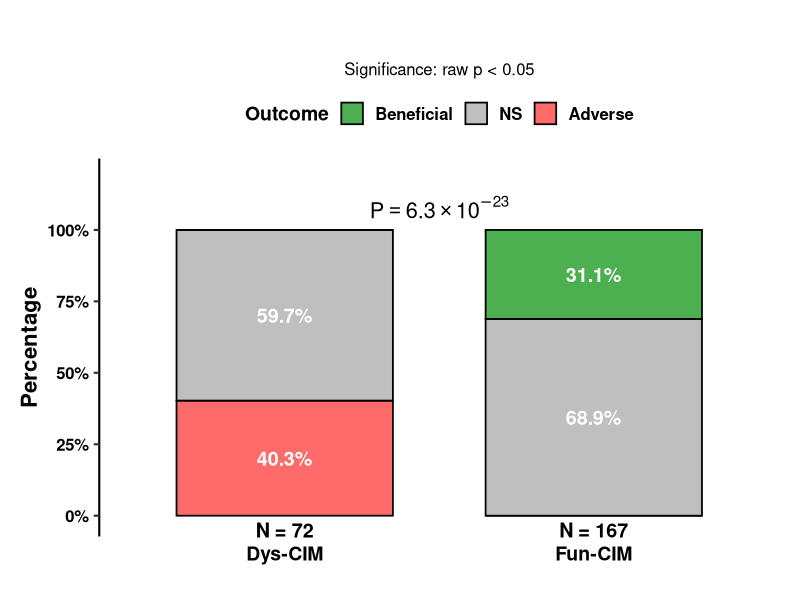
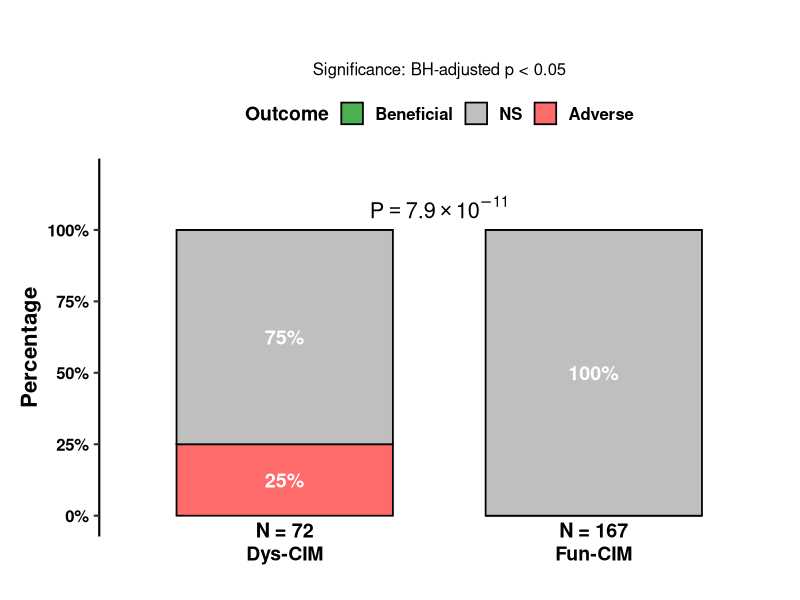

Generate these figures, in order, with R:
# ============================================================================
# figure_cimic_survival_classification.R
# ============================================================================
# Purpose:
#   Classify each CIMIC-associated gene as Beneficial / Adverse / NS based on
#   cross-cohort concordant univariate survival associations (METABRIC + SCANB),
#   then visualize the distribution across Fun-CIM vs Dys-CIM trajectories
#   as a stacked percentage bar plot.
#
#   Two versions are produced:
#     - raw p-value   (< 0.05)  -> Results/..._pvalue.png
#     - BH-adjusted p (< 0.05)  -> Results/..._padj_BH.png
#
# Input:
#   Datasets/Univariate_CIMIC_Clinical_Analysis.csv
#     - Category : trajectory label ("Fun-CIM" / "Dys-CIM")
#     - gene     : gene symbol
#     - {COHORT}_{ENDPOINT}_HR / _CI_lower / _CI_upper / _p_value / _p_adj_BH
#       COHORT   in {METABRIC, SCANB}
#       METABRIC endpoints: OS, DSS, RFI
#       SCANB    endpoints: OS, RFI, DRFI
#
# Classification (per gene):
#   Beneficial : HR < 1 AND p < 0.05 in >= 1 endpoint in BOTH cohorts
#   Adverse    : HR > 1 AND p < 0.05 in >= 1 endpoint in BOTH cohorts
#   NS         : everything else (including discordant or single-cohort signals)
#
# Dependencies: ggplot2, dplyr
# ============================================================================

library(dplyr)
library(ggplot2)

dir.create("Results", showWarnings = FALSE)

# ----------------------------------------------------------------------------
# 1. Load data
# ----------------------------------------------------------------------------
df <- read.csv(
  "Datasets/Univariate_CIMIC_Clinical_Analysis.csv",
  stringsAsFactors = FALSE,
  check.names      = FALSE
)
names(df)[1] <- "Category"

# Endpoints per cohort
mb_endpoints    <- c("OS", "DSS", "RFI")
scanb_endpoints <- c("OS", "RFI", "DRFI")

# Shared aesthetics
outcome_colors <- c(
  "Adverse"    = "#FF6B6B",
  "NS"         = "#BFBFBF",
  "Beneficial" = "#4CAF50"
)
class_levels <- c("Adverse", "NS", "Beneficial")
cat_levels   <- c("Dys-CIM", "Fun-CIM")

# ----------------------------------------------------------------------------
# 2. Helper: does a gene show directional significance in >= 1 endpoint
#            within a given cohort?
#    data      : full data frame (all rows passed at once via vectorised loop)
#    cohort    : "METABRIC" or "SCANB"
#    endpoints : character vector of endpoint codes
#    direction : "benef" (HR < 1) or "adv" (HR > 1)
#    p_suffix  : "_p_value" or "_p_adj_BH"
# ----------------------------------------------------------------------------
cohort_signal <- function(data, cohort, endpoints, direction, p_suffix) {
  signal <- rep(FALSE, nrow(data))
  for (ep in endpoints) {
    hr_col <- paste0(cohort, "_", ep, "_HR")
    p_col  <- paste0(cohort, "_", ep, p_suffix)
    hr <- data[[hr_col]]
    p  <- data[[p_col]]
    dir_ok <- if (direction == "benef") hr < 1 else hr > 1
    cond   <- dir_ok & (p < 0.05)
    cond[is.na(cond)] <- FALSE
    signal <- signal | cond
  }
  signal
}

# ----------------------------------------------------------------------------
# 3. Scientific notation label for Fisher p-value
# ----------------------------------------------------------------------------
fmt_sci_p <- function(p) {
  if (is.na(p) || p <= 0) return("P < 1 %*% 10^-300")
  e <- floor(log10(p))
  m <- p / 10^e
  sprintf("P == %.2f %%*%% 10^%d", m, e)
}

# ----------------------------------------------------------------------------
# 4. Build figure for a given significance column suffix
# ----------------------------------------------------------------------------
build_figure <- function(data, p_suffix, p_type_label, out_file) {

  # Store reference BEFORE mutate so it can be passed to cohort_signal
  df_input <- data
  # --- Classify genes -------------------------------------------------------
  data <- data %>%
    mutate(
      mb_benef    = cohort_signal(df_input, "METABRIC", mb_endpoints,    "benef", p_suffix),
      mb_adv      = cohort_signal(df_input, "METABRIC", mb_endpoints,    "adv",   p_suffix),
      scanb_benef = cohort_signal(df_input, "SCANB",    scanb_endpoints, "benef", p_suffix),
      scanb_adv   = cohort_signal(df_input, "SCANB",    scanb_endpoints, "adv",   p_suffix),
      Classification = dplyr::case_when(
        mb_benef & scanb_benef ~ "Beneficial",
        mb_adv   & scanb_adv   ~ "Adverse",
        TRUE                   ~ "NS"
      )
    )

  # --- Per-category percentages ---------------------------------------------
  counts <- data %>%
    dplyr::count(Category, Classification, name = "n")

  plot_data <- expand.grid(
    Category       = cat_levels,
    Classification = class_levels,
    stringsAsFactors = FALSE
  ) %>%
    dplyr::left_join(counts, by = c("Category", "Classification")) %>%
    dplyr::mutate(n = dplyr::coalesce(n, 0L)) %>%
    dplyr::group_by(Category) %>%
    dplyr::mutate(total = sum(n), percentage = n / total * 100) %>%
    dplyr::ungroup() %>%
    dplyr::mutate(
      Classification = factor(Classification, levels = c("Beneficial", "NS", "Adverse")),
      Category       = factor(Category, levels = cat_levels)
    )

  # N labels
  n_labels <- plot_data %>%
    dplyr::distinct(Category, total) %>%
    dplyr::mutate(label = paste0("N = ", total))

  # --- Fisher exact test ----------------------------------------------------
  cont_tab <- table(
    factor(data$Category,        levels = cat_levels),
    factor(data$Classification,  levels = class_levels)
  )
  fisher_p <- tryCatch(
    fisher.test(cont_tab)$p.value,
    error = function(e) fisher.test(cont_tab, simulate.p.value = TRUE, B = 1e6)$p.value
  )
  p_label <- fmt_sci_p(fisher_p)

  # --- Plot -----------------------------------------------------------------
  p <- ggplot(plot_data, aes(x = Category, y = percentage, fill = Classification)) +
    geom_col(width = 0.7, color = "black", linewidth = 0.6) +
    geom_text(
      aes(label = ifelse(percentage > 0, paste0(round(percentage, 1), "%"), "")),
      position = position_stack(vjust = 0.5),
      color    = "white", fontface = "bold", size = 5
    ) +
    geom_text(
      data        = n_labels,
      aes(x = Category, y = -5, label = label),
      inherit.aes = FALSE,
      fontface    = "bold", color = "black", size = 5
    ) +
    annotate(
      "text", x = 1.5, y = 108,
      label    = p_label,
      parse    = TRUE,
      fontface = "bold", size = 5.5
    ) +
    scale_fill_manual(
      name   = "Outcome",
      values = outcome_colors,
      breaks = c("Beneficial", "NS", "Adverse")
    ) +
    scale_y_continuous(
      breaks = c(0, 25, 50, 75, 100),
      labels = function(x) paste0(x, "%"),
      expand = expansion(mult = c(0.02, 0.15))
    ) +
    coord_cartesian(clip = "off") +
    labs(
      x        = NULL,
      y        = "Percentage",
      subtitle = paste0("Significance: ", p_type_label)
    ) +
    theme_classic(base_size = 16) +
    theme(
      legend.position  = "top",
      legend.title     = element_text(face = "bold", size = 14),
      legend.text      = element_text(face = "bold", size = 12),
      plot.subtitle    = element_text(hjust = 0.5, size = 12),
      axis.title.y     = element_text(face = "bold", size = 16),
      axis.text.y      = element_text(face = "bold", size = 12, color = "black"),
      axis.text.x      = element_text(face = "bold", size = 14, color = "black"),
      axis.line.x      = element_blank(),
      axis.ticks.x     = element_blank(),
      panel.border     = element_blank(),
      plot.margin      = margin(t = 45, r = 15, b = 25, l = 15)
    )

  ggsave(out_file, plot = p, width = 6, height = 7, dpi = 300, bg = "white")

  message(sprintf("\n[%s] classification counts:", p_type_label))
  print(addmargins(cont_tab))
  message(sprintf("[%s] Fisher exact P = %.3g  ->  %s", p_type_label, fisher_p, out_file))

  invisible(p)
}

# ----------------------------------------------------------------------------
# 5. Generate both versions
# ----------------------------------------------------------------------------
build_figure(df, "_p_value",  "raw p < 0.05",
             "Results/figure_cimic_survival_classification_pvalue.png")

build_figure(df, "_p_adj_BH", "BH-adjusted p < 0.05",
             "Results/figure_cimic_survival_classification_padj_BH.png")

message("\nDone.")
